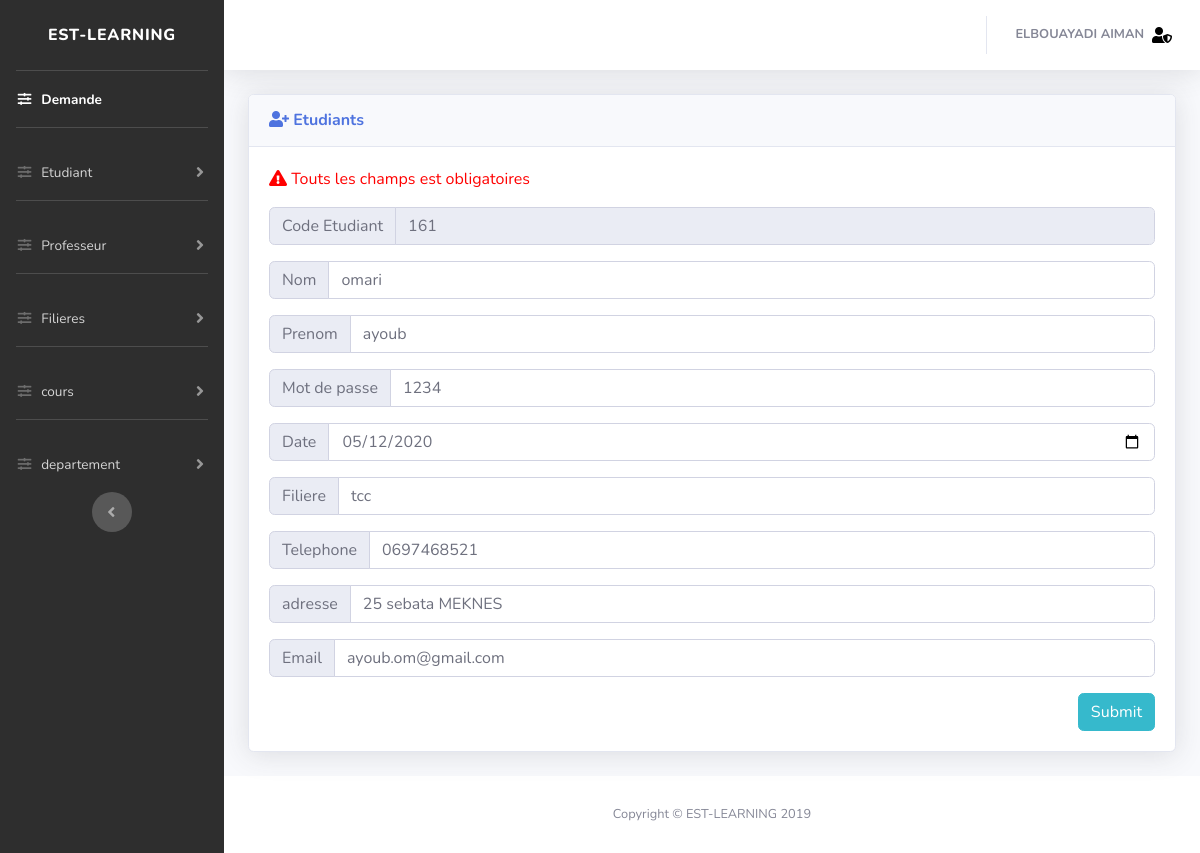
/website/dash/etudtrait.php?id=161 (signed in), run on the app's committed database.
### tables this page shows
CREATE TABLE IF NOT EXISTS `user` (
  `id_user` int(11) NOT NULL AUTO_INCREMENT,
  `nom_user` mediumtext NOT NULL,
  `prenom_user` mediumtext NOT NULL,
  `date_naiss_user` date NOT NULL,
  `num_tele_user` text NOT NULL,
  `filiere_user` varchar(6) NOT NULL,
  `email_user` text NOT NULL,
  `mdps_user` text NOT NULL,
  `adresse_user` text NOT NULL,
  `type_user` enum('etudiant','professeur','admin') DEFAULT NULL,
  PRIMARY KEY (`id_user`),
  KEY `filiere_user` (`filiere_user`)
);

### website/dash/traitement/function.php (called while the page is built, shortened)
<?php
	function connecte(){
					try{
						$db = new PDO('mysql:host=localhost:3308;dbname=elearning;charset=utf8','root','');
						$db->setAttribute(PDO::ATTR_DEFAULT_FETCH_MODE, PDO::FETCH_ASSOC);
						$db->query("SET NAMES utf8mb4");
					}catch(PDOException $e){
					}
					return $db;
				}
	function PDO($query,$array){
					$db = connecte();
					$stm = $db->prepare($query);
					$i=1;
					reset($array);
					while($frt = current($array)){
							$stm->bindValue($i,$frt);
							next($array);
							$i++;
						}
					$stm->execute();
					return $stm;
	}
?>

### website/dash/etudtrait.php (the view, shortened to what this page needs)
<!DOCTYPE html>
<html lang="en">
<head>
  <link href="vendor/fontawesome-free/css/all.min.css" rel="stylesheet" type="text/css">
  <link href="css/sb-admin-2.min.css" rel="stylesheet">
  <link href="vendor/datatables/dataTables.bootstrap4.min.css" rel="stylesheet">
  <link href="css/style.css" rel="stylesheet">
</head>
  <body id="page-top">
 <?php
include("dashboard.php");
include("traitement/function.php");
if(isset($_GET['id'])){
$id = $_GET['id'];
$sql = "SELECT * FROM `user` WHERE id_user=? and type_user='etudiant'";
$value = array($id);
$result = PDO($sql,$value);
    if($result->rowCount()!=0)  {
            while($row = $result->fetch())
                {
                  $nom = $row['nom_user'] ;
                  $prenom = $row['prenom_user'] ;
                  $mdps = $row['mdps_user'] ;
                  $date_naiss = $row['date_naiss_user'] ;
                  $telephone = $row['num_tele_user'] ;
                  $email = $row['email_user'] ;
                  $filiere = $row['filiere_user'] ;
                  $adresse = $row['adresse_user'];
                }
    }
}
 ?>
        <div class="container-fluid">
          <div class="card shadow mb-4">
            <div class="card-header py-3">
              <h6 class="m-0 font-weight-bold text-primary"><i class="fas fa-user-plus"></i> Etudiants</h6>
            </div>
            <div class="card-body">
              <div class="table-responsive">
                <?php
                  if(isset($_GET['id'])){
                    echo '<form action="traitement/modifyuser.php?id='.$id.'" method="POST" id="formajout">';
                  }else{
                    echo '<form action="traitement/adduser.php" method="POST" id="formajout">';
                  }
                ?>
                <p class="sup2"><i class="fas fa-exclamation-triangle"></i> Touts les champs est obligatoires</p>
                <div class="input-group mb-3">
                  <div class="input-group-prepend">
                    <span class="input-group-text" id="inputGroup-sizing-default">Code Etudiant</span>
                  </div>
                  <input type="number" name="code_massar" class="form-control" required="required" aria-label="Sizing example input" aria-describedby="inputGroup-sizing-default" <?php if(isset($_GET['id'])){ echo 'value="'.$id.'"'; }
                  else{ echo 'placeholder="Auto" '; }?> disabled>
                </div>
                <div class="input-group mb-3">
                  <div class="input-group-prepend">
                    <span class="input-group-text" id="inputGroup-sizing-default">Nom</span>
                  </div>
                  <input type="text" name="nom" class="form-control" required="required" aria-label="Sizing example input" aria-describedby="inputGroup-sizing-default" <?php if(isset($_GET['id'])){ echo 'value="'.$nom.'"'; }?>>
                </div>
                <div class="input-group mb-3">
                  <div class="input-group-prepend">
                    <span class="input-group-text" id="inputGroup-sizing-default">Prenom</span>
                  </div>
                  <input type="text" name="prenom" class="form-control" required="required" aria-label="Sizing example input" aria-describedby="inputGroup-sizing-default" <?php if(isset($_GET['id'])){ echo 'value="'.$prenom.'"'; }?>>
                </div>
                <div class="input-group mb-3">
                  <div class="input-group-prepend">
                    <span class="input-group-text" id="inputGroup-sizing-default">Mot de passe</span>
                  </div>
                  <input type="text" name="mdps" class="form-control" required="required" aria-label="Sizing example input" aria-describedby="inputGroup-sizing-default" <?php if(isset($_GET['id'])){ echo 'value="'.$mdps.'"'; }?>>
                </div>
                <div class="input-group mb-3">
                  <div class="input-group-prepend">
                    <span class="input-group-text" id="inputGroup-sizing-default">Date</span>
                  </div>
                  <input type="date" name="date_naiss" class="form-control" required="required" aria-label="Sizing example input" aria-describedby="inputGroup-sizing-default" <?php if(isset($_GET['id'])){ echo 'value="'.$date_naiss.'"'; }?>>
                </div>
                <div class="input-group mb-3">
                        <div class="input-group-prepend">
                        <span class="input-group-text" id="inputGroup-sizing-default">Filiere</span>
                        </div>
                        <input type="text" name="filiere" placeholder="ex : GI" class="form-control" required="required" aria-label="Sizing example input" aria-describedby="inputGroup-sizing-default" <?php if(isset($_GET['id'])){ echo 'value="'.$filiere.'"'; }?>>
                </div>
                <div class="input-group mb-3">
                  <div class="input-group-prepend">
                    <span class="input-group-text" id="inputGroup-sizing-default">Telephone</span>
                  </div>
                  <input type="number" name="telephone" placeholder="06********" class="form-control" required="required" aria-label="Sizing example input" aria-describedby="inputGroup-sizing-default" <?php if(isset($_GET['id'])){ echo 'value="'.$telephone.'"'; }?>>
                </div>
                <div class="input-group mb-3">
                  <div class="input-group-prepend">
                    <span class="input-group-text" id="inputGroup-sizing-default">adresse</span>
                  </div>
                  <input type="text" name="adresse" placeholder="Adresse..." class="form-control" required="required" aria-label="Sizing example input" aria-describedby="inputGroup-sizing-default" <?php if(isset($_GET['id'])){ echo 'value="'.$adresse.'"'; }?>>
                </div>
                <div class="input-group mb-3">
                  <div class="input-group-prepend">
                    <span class="input-group-text" id="inputGroup-sizing-default">Email</span>
                  </div>
                  <input type="email" name="email" placeholder="exemple@domain.com" class="form-control" required="required" aria-label="Sizing example input" aria-describedby="inputGroup-sizing-default" <?php if(isset($_GET['id'])){ echo 'value="'.$email.'"'; }?>>
                </div>
                <input type="submit" name="submit" class="btn btn-info float-right">
                  </form>
              </div>
            </div>
          </div>
        </div>
      </div>
      <footer class="sticky-footer bg-white">
        <div class="container my-auto">
          <div class="copyright text-center my-auto">
            <span>Copyright &copy; EST-LEARNING 2019</span>
          </div>
        </div>
      </footer>
    </div>
  </div>
</body>
</html>

### website/dash/css/style.css (style rules this page uses)
.sup2 { color: red; }

### data on the page
user: nom "omari", prenom "ayoub", mdps "1234", date_naiss "05/12/2020", filiere "tcc", telephone "0697468521", adresse "25 sebata MEKNES", email "ayoub.om@gmail.com"

### other printed values
$_SESSION['nom'] "ELBOUAYADI AIMAN"
